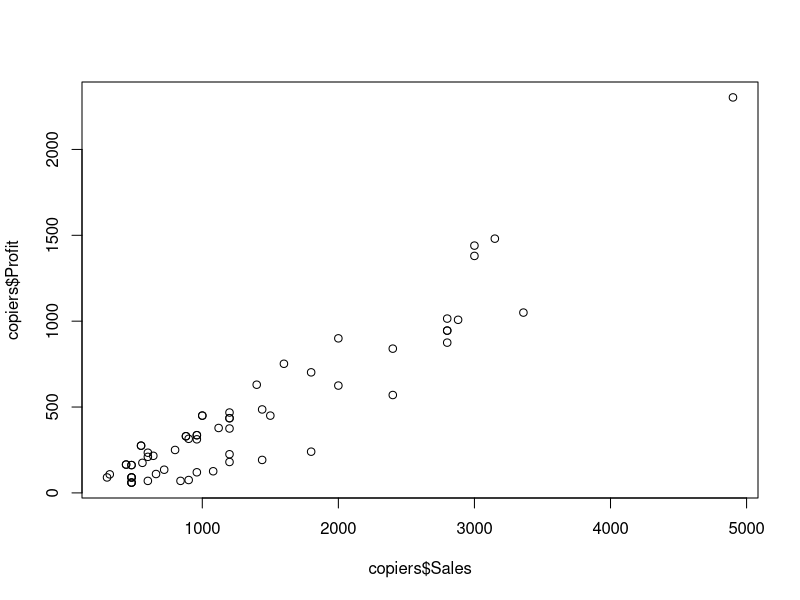

Generate this figure with R: (Note: this script raises an error after producing the figure.)
## ---- chunk 1
knitr::opts_chunk$set(cache=TRUE)
options(scipen = 9999)
rm(list=ls())
## ---- chunk 2

## ---- chunk 3
# This is a comment
getwd()
# setwd(...)
## ---- chunk 4
activity <- "Programming"
activity == "programming"
print(paste(activity, "is one of the most therapeutic activity."))

# Object 'Activity' don't exist!
# print(Activity) will not work
## ---- chunk 5
vector1 <- c("learning", "data", "science", "in", 2019)
class(vector1)

vector2 <- c(1, FALSE, FALSE, 0)
class(vector2)
## ---- chunk 6
vector1
## ---- chunk 7
# your code here:

## ---- chunk 8
# Your code here:

## ---- chunk 9
# Your code here:

## ---- chunk 10
# Your code here

## ---- chunk 11
# Your code here:

## ---- chunk 12
# character
tempo <- c("Algoritma", "Thailand", "e-Commerce", "Bangkok")
# numeric
tempo <- c(-1, 1, 2, 3/4, 0.5)
# integer
tempo <- c(1L, 2L)
# integer
tempo <- 5:8
# logical
tempo <- c(TRUE, TRUE, FALSE)
## ---- chunk 13
categories <- factor(c("OfficeSupplies", "Computers", "Packaging", "Machinery", "Building"))
categories # levels are sorted alphabetically unless through the levels argument
## ---- chunk 14
copiers <- read.csv("data_input/copiers.csv")
head(copiers)
## ---- chunk 15
str(copiers)
## ---- chunk 16
head(copiers$Segment, 10)
## ---- chunk 17
copiers <- read.csv("data_input/copiers.csv")
copiers$Order.ID <- as.character(copiers$Order.ID)
copiers$Product.Name <- as.character(copiers$Product.Name)
copiers$Order.Date <- as.Date(copiers$Order.Date, format="%m/%d/%y")
str(copiers)
## ---- chunk 18
plot(x=copiers$Sales, y=copiers$Profit)
## ---- chunk 19
plot(x=copiers$Ship.Mode, y=copiers$Sales)
## ---- chunk 20
plot(copiers$Profit, type="l")
## ---- chunk 21
plot(x=copiers$Sales, 
     y=copiers$Profit, 
     col=copiers$Segment,
     pch=19)

legend("bottomright", legend=levels(copiers$Segment), fill=1:3)
## ---- chunk 22
# Practice with code here



## ---- chunk 23
realestate <- read.csv("data_input/realestate.csv")
head(realestate)
## ---- chunk 24
plot(copiers$Sales, copiers$Profit)
## ---- chunk 25
estimator <- lm(formula = Profit~Sales, data=copiers)
## ---- chunk 26
estimator$coefficients
## ---- chunk 27
plot(x=copiers$Sales, y=copiers$Profit)
# abline(-114.0625136, 0.4228588)
abline(estimator$coefficients[1],estimator$coefficients[2])
## ---- chunk 28
summary(estimator)
## ---- chunk 29
summary(estimator$residuals)
## ---- chunk 30
summary(estimator)[[4]]
-114.0625136/32.62742800
## ---- chunk 31
summary(estimator)[[4]]
## ---- chunk 32
summary(estimator)
## ---- chunk 33
-114.06251 + 0.42286 * 3000
## ---- chunk 34
# assuming we want to estimagte the profit on 4 different transactions, at varying level of price point
transaction_today <- data.frame(Sales=c(1000,500,700,3000))
## ---- chunk 35
predict(estimator,transaction_today)
## ---- chunk 36
estimator <- lm(Profit ~ Sales, copiers)
summary(estimator)$r.squared
## ---- chunk 37
predict <- predict(estimator)
actual <- copiers$Profit
r2 <- 1 - ( sum((actual-predict)^2)/sum((actual-mean(actual))^2) )
r2
## ---- chunk 38
sum((actual-predict)^2)
sum(resid(estimator)^2)
